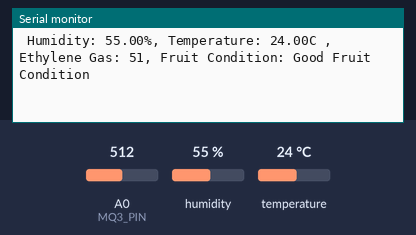
Bench run of a sketch on a simulated Arduino Uno, built with avr-gcc and run on an emulated ATmega328P. Parts: the last lines printed to the serial monitor. The inputs (shaded band) are chosen by the test bench; at power-on: A0 (MQ3_PIN) = 512, humidity 55 %, temperature 24 °C.

Above: at 6.8 s.
6.9 s: A0 (MQ3_PIN) set to 643
At 9.8 s:
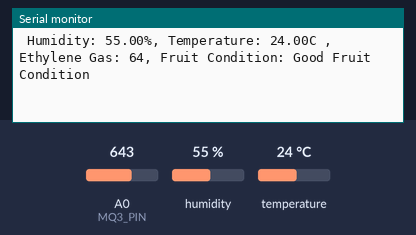
11.4 s: A0 (MQ3_PIN) set to 659
At 13.0 s:
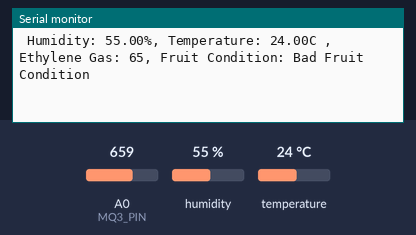

Measured:
- the behaviour switches between 649 and 650 on A0 (MQ3_PIN) (found by bisection; images 1 and 2)
- after the input at 6.9 s, the serial monitor: prints a new line after 2.2 s (image 1)
- after the input at 11.4 s, the serial monitor: prints a new line after 0.80 s (image 2)

The sketch:

fruit_detection.ino
```cpp
// (licence header left out)
// REQUIRES the following Arduino libraries:
// - DHT Sensor Library: https://github.com/adafruit/DHT-sensor-library
// - Adafruit Unified Sensor Lib: https://github.com/adafruit/Adafruit_Sensor

#include "DHT.h"
#define DHTPIN 2     // Digital pin connected to the DHT sensor

#define DHTTYPE DHT11   // DHT 11
//#define DHTTYPE DHT22   // DHT 22  (AM2302), AM2321
//#define DHTTYPE DHT21   // DHT 21 (AM2301)
#define MQ3_PIN A0

DHT dht(DHTPIN, DHTTYPE);

void setup() {
  Serial.begin(9600);
  Serial.println(F("fruit detection"));

  dht.begin();
}

void loop() {
  // Wait a few seconds between measurements.
  delay(3000);


  float h = dht.readHumidity();
  // Read temperature as Celsius (the default)
  float t = dht.readTemperature();

  int gas_read = analogRead(MQ3_PIN);

  // Check if any reads failed and exit early (to try again).
  if (isnan(h) || isnan(t) ) {
    Serial.println(F("Failed to read from DHT sensor!"));
    return;
  }

  if (gas_read/10 < 65){
    Serial.print(F(" Humidity: "));
    Serial.print(h);
    Serial.print("%, ");
    Serial.print(F("Temperature: "));
    Serial.print(t);
    Serial.print(F("C "));
    Serial.print(", ");
    Serial.print("Ethylene Gas: ");
    Serial.print(gas_read/10);
    Serial.print(", ");
    Serial.print("Fruit Condition: ");
    Serial.println("Good Fruit Condition");
  }
  else{
    Serial.print(F(" Humidity: "));
    Serial.print(h);
    Serial.print("%, ");
    Serial.print(F("Temperature: "));
    Serial.print(t);
    Serial.print(F("C "));
    Serial.print(", ");
    Serial.print("Ethylene Gas: ");
    Serial.print(gas_read/10);
    Serial.print(", ");
    Serial.print("Fruit Condition: ");
    Serial.println("Bad Fruit Condition");
  }
}
```
